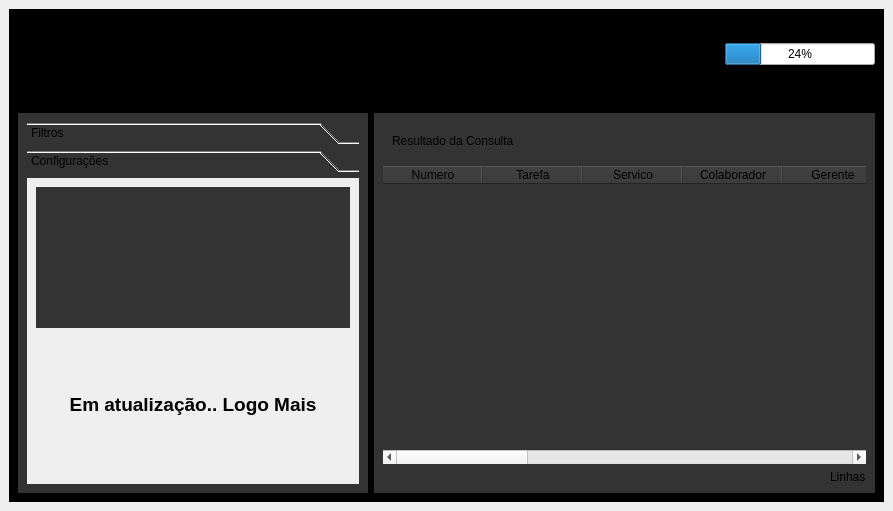
<?xml version="1.0" encoding="UTF-8"?>
<ui version="4.0">
 <class>CNS</class>
 <widget class="QMainWindow" name="CNS">
  <property name="geometry">
   <rect>
    <x>0</x>
    <y>0</y>
    <width>893</width>
    <height>511</height>
   </rect>
  </property>
  <property name="windowTitle">
   <string>CNS</string>
  </property>
  <property name="windowIcon">
   <iconset>
    <normaloff>img/icon.ico</normaloff>img/icon.ico</iconset>
  </property>
  <widget class="QWidget" name="centralwidget">
   <property name="styleSheet">
    <string notr="true">QPushButton{
border: 1px solid;
border-radius: 30%;
}</string>
   </property>
   <layout class="QVBoxLayout" name="verticalLayout">
    <item>
     <widget class="QFrame" name="frame_6">
      <property name="styleSheet">
       <string notr="true">QFrame{
background: black;
border: 0;
}</string>
      </property>
      <property name="frameShape">
       <enum>QFrame::StyledPanel</enum>
      </property>
      <property name="frameShadow">
       <enum>QFrame::Raised</enum>
      </property>
      <layout class="QVBoxLayout" name="verticalLayout_3">
       <property name="spacing">
        <number>5</number>
       </property>
       <property name="leftMargin">
        <number>0</number>
       </property>
       <property name="topMargin">
        <number>0</number>
       </property>
       <property name="rightMargin">
        <number>0</number>
       </property>
       <property name="bottomMargin">
        <number>0</number>
       </property>
       <item>
        <widget class="QFrame" name="frame_5">
         <property name="minimumSize">
          <size>
           <width>0</width>
           <height>50</height>
          </size>
         </property>
         <property name="maximumSize">
          <size>
           <width>16777215</width>
           <height>90</height>
          </size>
         </property>
         <property name="styleSheet">
          <string notr="true"/>
         </property>
         <property name="frameShape">
          <enum>QFrame::StyledPanel</enum>
         </property>
         <property name="frameShadow">
          <enum>QFrame::Raised</enum>
         </property>
         <layout class="QHBoxLayout" name="horizontalLayout_3">
          <item alignment="Qt::AlignLeft">
           <widget class="QLabel" name="label_6">
            <property name="minimumSize">
             <size>
              <width>80</width>
              <height>80</height>
             </size>
            </property>
            <property name="maximumSize">
             <size>
              <width>80</width>
              <height>80</height>
             </size>
            </property>
            <property name="font">
             <font>
              <pointsize>14</pointsize>
             </font>
            </property>
            <property name="styleSheet">
             <string notr="true"/>
            </property>
            <property name="text">
             <string/>
            </property>
            <property name="pixmap">
             <pixmap>img/icon.ico</pixmap>
            </property>
            <property name="scaledContents">
             <bool>true</bool>
            </property>
            <property name="alignment">
             <set>Qt::AlignCenter</set>
            </property>
            <property name="wordWrap">
             <bool>false</bool>
            </property>
           </widget>
          </item>
          <item>
           <widget class="QProgressBar" name="mainBar">
            <property name="maximumSize">
             <size>
              <width>150</width>
              <height>16777215</height>
             </size>
            </property>
            <property name="value">
             <number>24</number>
            </property>
           </widget>
          </item>
         </layout>
        </widget>
       </item>
       <item>
        <widget class="QFrame" name="frame">
         <property name="styleSheet">
          <string notr="true"/>
         </property>
         <property name="frameShape">
          <enum>QFrame::StyledPanel</enum>
         </property>
         <property name="frameShadow">
          <enum>QFrame::Raised</enum>
         </property>
         <layout class="QHBoxLayout" name="horizontalLayout">
          <item>
           <widget class="QFrame" name="frame_2">
            <property name="minimumSize">
             <size>
              <width>350</width>
              <height>0</height>
             </size>
            </property>
            <property name="maximumSize">
             <size>
              <width>350</width>
              <height>16777215</height>
             </size>
            </property>
            <property name="styleSheet">
             <string notr="true">QFrame{
background: #333;
}</string>
            </property>
            <property name="frameShape">
             <enum>QFrame::StyledPanel</enum>
            </property>
            <property name="frameShadow">
             <enum>QFrame::Raised</enum>
            </property>
            <layout class="QVBoxLayout" name="verticalLayout_4">
             <item>
              <widget class="QToolBox" name="toolBox">
               <property name="styleSheet">
                <string notr="true">QLabel{
background: None;
}</string>
               </property>
               <property name="frameShape">
                <enum>QFrame::NoFrame</enum>
               </property>
               <property name="currentIndex">
                <number>1</number>
               </property>
               <widget class="QWidget" name="page">
                <property name="geometry">
                 <rect>
                  <x>0</x>
                  <y>0</y>
                  <width>332</width>
                  <height>310</height>
                 </rect>
                </property>
                <property name="styleSheet">
                 <string notr="true">QPushButton{border-radius: 20px}</string>
                </property>
                <attribute name="label">
                 <string>Filtros</string>
                </attribute>
                <layout class="QGridLayout" name="gridLayout_2">
                 <item row="9" column="0" colspan="2">
                  <widget class="QComboBox" name="boxServico">
                   <property name="editable">
                    <bool>true</bool>
                   </property>
                  </widget>
                 </item>
                 <item row="6" column="0" colspan="2">
                  <widget class="QLabel" name="label_2">
                   <property name="maximumSize">
                    <size>
                     <width>16777215</width>
                     <height>20</height>
                    </size>
                   </property>
                   <property name="text">
                    <string>Contrato - CR *</string>
                   </property>
                  </widget>
                 </item>
                 <item row="7" column="0" colspan="2">
                  <widget class="QComboBox" name="boxCr">
                   <property name="editable">
                    <bool>true</bool>
                   </property>
                  </widget>
                 </item>
                 <item row="8" column="0" colspan="2">
                  <widget class="QLabel" name="label_3">
                   <property name="maximumSize">
                    <size>
                     <width>16777215</width>
                     <height>20</height>
                    </size>
                   </property>
                   <property name="text">
                    <string>Serviço</string>
                   </property>
                  </widget>
                 </item>
                 <item row="2" column="1">
                  <widget class="QDateEdit" name="dataInicial">
                   <property name="minimumSize">
                    <size>
                     <width>100</width>
                     <height>0</height>
                    </size>
                   </property>
                   <property name="buttonSymbols">
                    <enum>QAbstractSpinBox::NoButtons</enum>
                   </property>
                   <property name="correctionMode">
                    <enum>QAbstractSpinBox::CorrectToPreviousValue</enum>
                   </property>
                  </widget>
                 </item>
                 <item row="2" column="0">
                  <widget class="QLabel" name="label_9">
                   <property name="minimumSize">
                    <size>
                     <width>70</width>
                     <height>0</height>
                    </size>
                   </property>
                   <property name="maximumSize">
                    <size>
                     <width>70</width>
                     <height>16777215</height>
                    </size>
                   </property>
                   <property name="text">
                    <string>Data Inicial:</string>
                   </property>
                  </widget>
                 </item>
                 <item row="3" column="0">
                  <widget class="QLabel" name="label_8">
                   <property name="minimumSize">
                    <size>
                     <width>70</width>
                     <height>0</height>
                    </size>
                   </property>
                   <property name="maximumSize">
                    <size>
                     <width>70</width>
                     <height>16777215</height>
                    </size>
                   </property>
                   <property name="text">
                    <string>Data Final:</string>
                   </property>
                  </widget>
                 </item>
                 <item row="12" column="0" colspan="2">
                  <widget class="QPushButton" name="btnConsulta">
                   <property name="minimumSize">
                    <size>
                     <width>0</width>
                     <height>30</height>
                    </size>
                   </property>
                   <property name="text">
                    <string>Consultar</string>
                   </property>
                   <property name="shortcut">
                    <string>Shift+Return</string>
                   </property>
                  </widget>
                 </item>
                 <item row="16" column="0" colspan="2">
                  <spacer name="verticalSpacer">
                   <property name="orientation">
                    <enum>Qt::Vertical</enum>
                   </property>
                   <property name="sizeHint" stdset="0">
                    <size>
                     <width>20</width>
                     <height>40</height>
                    </size>
                   </property>
                  </spacer>
                 </item>
                 <item row="5" column="0" colspan="2">
                  <widget class="Line" name="line">
                   <property name="orientation">
                    <enum>Qt::Horizontal</enum>
                   </property>
                  </widget>
                 </item>
                 <item row="0" column="0" colspan="2">
                  <widget class="QLabel" name="lblPeriodo">
                   <property name="minimumSize">
                    <size>
                     <width>0</width>
                     <height>15</height>
                    </size>
                   </property>
                   <property name="maximumSize">
                    <size>
                     <width>16777215</width>
                     <height>20</height>
                    </size>
                   </property>
                   <property name="text">
                    <string>Periodo</string>
                   </property>
                   <property name="alignment">
                    <set>Qt::AlignCenter</set>
                   </property>
                  </widget>
                 </item>
                 <item row="14" column="0" colspan="2">
                  <widget class="QPushButton" name="btnLimpar">
                   <property name="minimumSize">
                    <size>
                     <width>100</width>
                     <height>30</height>
                    </size>
                   </property>
                   <property name="styleSheet">
                    <string notr="true">QPushButton{
border: 1px solid #333;
color: white;
border-radius: 20px;

}
</string>
                   </property>
                   <property name="text">
                    <string>Limpar</string>
                   </property>
                   <property name="shortcut">
                    <string>Del</string>
                   </property>
                  </widget>
                 </item>
                 <item row="3" column="1">
                  <widget class="QDateEdit" name="dataFinal">
                   <property name="minimumSize">
                    <size>
                     <width>100</width>
                     <height>0</height>
                    </size>
                   </property>
                   <property name="buttonSymbols">
                    <enum>QAbstractSpinBox::NoButtons</enum>
                   </property>
                   <property name="correctionMode">
                    <enum>QAbstractSpinBox::CorrectToPreviousValue</enum>
                   </property>
                  </widget>
                 </item>
                 <item row="13" column="0" colspan="2">
                  <widget class="QLabel" name="lblPeriodo_2">
                   <property name="minimumSize">
                    <size>
                     <width>0</width>
                     <height>15</height>
                    </size>
                   </property>
                   <property name="maximumSize">
                    <size>
                     <width>16777215</width>
                     <height>20</height>
                    </size>
                   </property>
                   <property name="font">
                    <font>
                     <family>MS Reference Sans Serif</family>
                     <weight>50</weight>
                     <italic>true</italic>
                     <bold>false</bold>
                    </font>
                   </property>
                   <property name="styleSheet">
                    <string notr="true">color:red;</string>
                   </property>
                   <property name="text">
                    <string>*   Questões obrigatórias</string>
                   </property>
                   <property name="alignment">
                    <set>Qt::AlignCenter</set>
                   </property>
                  </widget>
                 </item>
                </layout>
               </widget>
               <widget class="QWidget" name="page_2">
                <property name="geometry">
                 <rect>
                  <x>0</x>
                  <y>0</y>
                  <width>332</width>
                  <height>308</height>
                 </rect>
                </property>
                <attribute name="label">
                 <string>Configurações</string>
                </attribute>
                <layout class="QVBoxLayout" name="verticalLayout_5">
                 <item>
                  <widget class="QFrame" name="frame_7">
                   <property name="frameShape">
                    <enum>QFrame::StyledPanel</enum>
                   </property>
                   <property name="frameShadow">
                    <enum>QFrame::Raised</enum>
                   </property>
                   <layout class="QHBoxLayout" name="horizontalLayout_4">
                    <item>
                     <widget class="QLabel" name="label_10">
                      <property name="minimumSize">
                       <size>
                        <width>80</width>
                        <height>80</height>
                       </size>
                      </property>
                      <property name="maximumSize">
                       <size>
                        <width>150</width>
                        <height>150</height>
                       </size>
                      </property>
                      <property name="font">
                       <font>
                        <pointsize>14</pointsize>
                       </font>
                      </property>
                      <property name="styleSheet">
                       <string notr="true"/>
                      </property>
                      <property name="text">
                       <string/>
                      </property>
                      <property name="pixmap">
                       <pixmap>img/login.png</pixmap>
                      </property>
                      <property name="scaledContents">
                       <bool>true</bool>
                      </property>
                      <property name="alignment">
                       <set>Qt::AlignCenter</set>
                      </property>
                      <property name="wordWrap">
                       <bool>false</bool>
                      </property>
                     </widget>
                    </item>
                   </layout>
                  </widget>
                 </item>
                 <item>
                  <widget class="QLabel" name="label">
                   <property name="font">
                    <font>
                     <family>Tahoma</family>
                     <pointsize>14</pointsize>
                     <weight>75</weight>
                     <bold>true</bold>
                    </font>
                   </property>
                   <property name="text">
                    <string>Em atualização.. Logo Mais</string>
                   </property>
                   <property name="alignment">
                    <set>Qt::AlignCenter</set>
                   </property>
                  </widget>
                 </item>
                </layout>
               </widget>
              </widget>
             </item>
            </layout>
           </widget>
          </item>
          <item>
           <widget class="QFrame" name="frame_3">
            <property name="minimumSize">
             <size>
              <width>500</width>
              <height>0</height>
             </size>
            </property>
            <property name="styleSheet">
             <string notr="true">QFrame{
background: #333;
}</string>
            </property>
            <property name="frameShape">
             <enum>QFrame::StyledPanel</enum>
            </property>
            <property name="frameShadow">
             <enum>QFrame::Raised</enum>
            </property>
            <layout class="QVBoxLayout" name="verticalLayout_2">
             <item>
              <widget class="QFrame" name="frame_4">
               <property name="minimumSize">
                <size>
                 <width>0</width>
                 <height>30</height>
                </size>
               </property>
               <property name="frameShape">
                <enum>QFrame::StyledPanel</enum>
               </property>
               <property name="frameShadow">
                <enum>QFrame::Raised</enum>
               </property>
               <layout class="QHBoxLayout" name="horizontalLayout_2">
                <item alignment="Qt::AlignHCenter|Qt::AlignVCenter">
                 <widget class="QLabel" name="label_7">
                  <property name="minimumSize">
                   <size>
                    <width>200</width>
                    <height>0</height>
                   </size>
                  </property>
                  <property name="text">
                   <string>Resultado da Consulta</string>
                  </property>
                 </widget>
                </item>
                <item>
                 <spacer name="horizontalSpacer_2">
                  <property name="orientation">
                   <enum>Qt::Horizontal</enum>
                  </property>
                  <property name="sizeHint" stdset="0">
                   <size>
                    <width>40</width>
                    <height>20</height>
                   </size>
                  </property>
                 </spacer>
                </item>
                <item>
                 <widget class="QPushButton" name="btnLimparTabela">
                  <property name="styleSheet">
                   <string notr="true">border:0
</string>
                  </property>
                  <property name="text">
                   <string/>
                  </property>
                  <property name="icon">
                   <iconset>
                    <normaloff>img/borracha.png</normaloff>img/borracha.png</iconset>
                  </property>
                  <property name="iconSize">
                   <size>
                    <width>30</width>
                    <height>30</height>
                   </size>
                  </property>
                 </widget>
                </item>
                <item>
                 <widget class="QPushButton" name="btnExcel">
                  <property name="styleSheet">
                   <string notr="true">border:0</string>
                  </property>
                  <property name="text">
                   <string/>
                  </property>
                  <property name="icon">
                   <iconset>
                    <normaloff>img/excel.png</normaloff>img/excel.png</iconset>
                  </property>
                  <property name="iconSize">
                   <size>
                    <width>30</width>
                    <height>30</height>
                   </size>
                  </property>
                 </widget>
                </item>
               </layout>
              </widget>
             </item>
             <item>
              <widget class="QTableWidget" name="tableCons">
               <property name="editTriggers">
                <set>QAbstractItemView::NoEditTriggers</set>
               </property>
               <column>
                <property name="text">
                 <string>Numero</string>
                </property>
               </column>
               <column>
                <property name="text">
                 <string>Tarefa</string>
                </property>
               </column>
               <column>
                <property name="text">
                 <string>Servico</string>
                </property>
               </column>
               <column>
                <property name="text">
                 <string>Colaborador</string>
                </property>
               </column>
               <column>
                <property name="text">
                 <string>Gerente</string>
                </property>
               </column>
               <column>
                <property name="text">
                 <string>InicioReal</string>
                </property>
               </column>
               <column>
                <property name="text">
                 <string>TerminoReal</string>
                </property>
               </column>
               <column>
                <property name="text">
                 <string>Disponibilização</string>
                </property>
               </column>
               <column>
                <property name="text">
                 <string>Local</string>
                </property>
               </column>
               <column>
                <property name="text">
                 <string>Pergunta</string>
                </property>
               </column>
               <column>
                <property name="text">
                 <string>Resposta</string>
                </property>
               </column>
               <column>
                <property name="text">
                 <string>Longitude</string>
                </property>
               </column>
               <column>
                <property name="text">
                 <string>Latitude</string>
                </property>
               </column>
               <column>
                <property name="text">
                 <string>Estrutura Completa</string>
                </property>
               </column>
              </widget>
             </item>
             <item alignment="Qt::AlignRight">
              <widget class="QLabel" name="totalLinhas">
               <property name="text">
                <string>Linhas</string>
               </property>
              </widget>
             </item>
            </layout>
           </widget>
          </item>
         </layout>
        </widget>
       </item>
      </layout>
     </widget>
    </item>
   </layout>
  </widget>
 </widget>
 <resources/>
 <connections/>
</ui>
